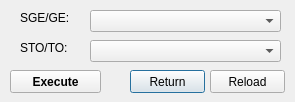
<?xml version="1.0" encoding="UTF-8"?>
<ui version="4.0">
 <class>Dialog</class>
 <widget class="QDialog" name="Dialog">
  <property name="geometry">
   <rect>
    <x>0</x>
    <y>0</y>
    <width>295</width>
    <height>102</height>
   </rect>
  </property>
  <property name="windowTitle">
   <string>Dialog</string>
  </property>
  <widget class="QPushButton" name="T4_Add_File_Thro_return_but">
   <property name="geometry">
    <rect>
     <x>130</x>
     <y>70</y>
     <width>75</width>
     <height>23</height>
    </rect>
   </property>
   <property name="text">
    <string>Return</string>
   </property>
  </widget>
  <widget class="QComboBox" name="T4_Add_File_Thro_SGE_GE_com">
   <property name="geometry">
    <rect>
     <x>90</x>
     <y>10</y>
     <width>191</width>
     <height>22</height>
    </rect>
   </property>
  </widget>
  <widget class="QComboBox" name="T4_Add_File_Thro_STO_TO_com">
   <property name="enabled">
    <bool>true</bool>
   </property>
   <property name="geometry">
    <rect>
     <x>90</x>
     <y>40</y>
     <width>191</width>
     <height>22</height>
    </rect>
   </property>
  </widget>
  <widget class="QLabel" name="label">
   <property name="geometry">
    <rect>
     <x>20</x>
     <y>10</y>
     <width>61</width>
     <height>16</height>
    </rect>
   </property>
   <property name="text">
    <string>SGE/GE:</string>
   </property>
  </widget>
  <widget class="QLabel" name="label_2">
   <property name="geometry">
    <rect>
     <x>20</x>
     <y>40</y>
     <width>61</width>
     <height>16</height>
    </rect>
   </property>
   <property name="text">
    <string>STO/TO:</string>
   </property>
  </widget>
  <widget class="QPushButton" name="T4_Add_File_Thro_reload_but">
   <property name="geometry">
    <rect>
     <x>210</x>
     <y>70</y>
     <width>75</width>
     <height>23</height>
    </rect>
   </property>
   <property name="text">
    <string>Reload</string>
   </property>
  </widget>
  <widget class="QPushButton" name="T4_Add_File_Thro_execute_but">
   <property name="geometry">
    <rect>
     <x>10</x>
     <y>70</y>
     <width>91</width>
     <height>23</height>
    </rect>
   </property>
   <property name="font">
    <font>
     <weight>75</weight>
     <bold>true</bold>
    </font>
   </property>
   <property name="text">
    <string>Execute</string>
   </property>
  </widget>
 </widget>
 <tabstops>
  <tabstop>T4_Add_File_Thro_SGE_GE_com</tabstop>
  <tabstop>T4_Add_File_Thro_STO_TO_com</tabstop>
  <tabstop>T4_Add_File_Thro_return_but</tabstop>
 </tabstops>
 <resources/>
 <connections/>
</ui>
